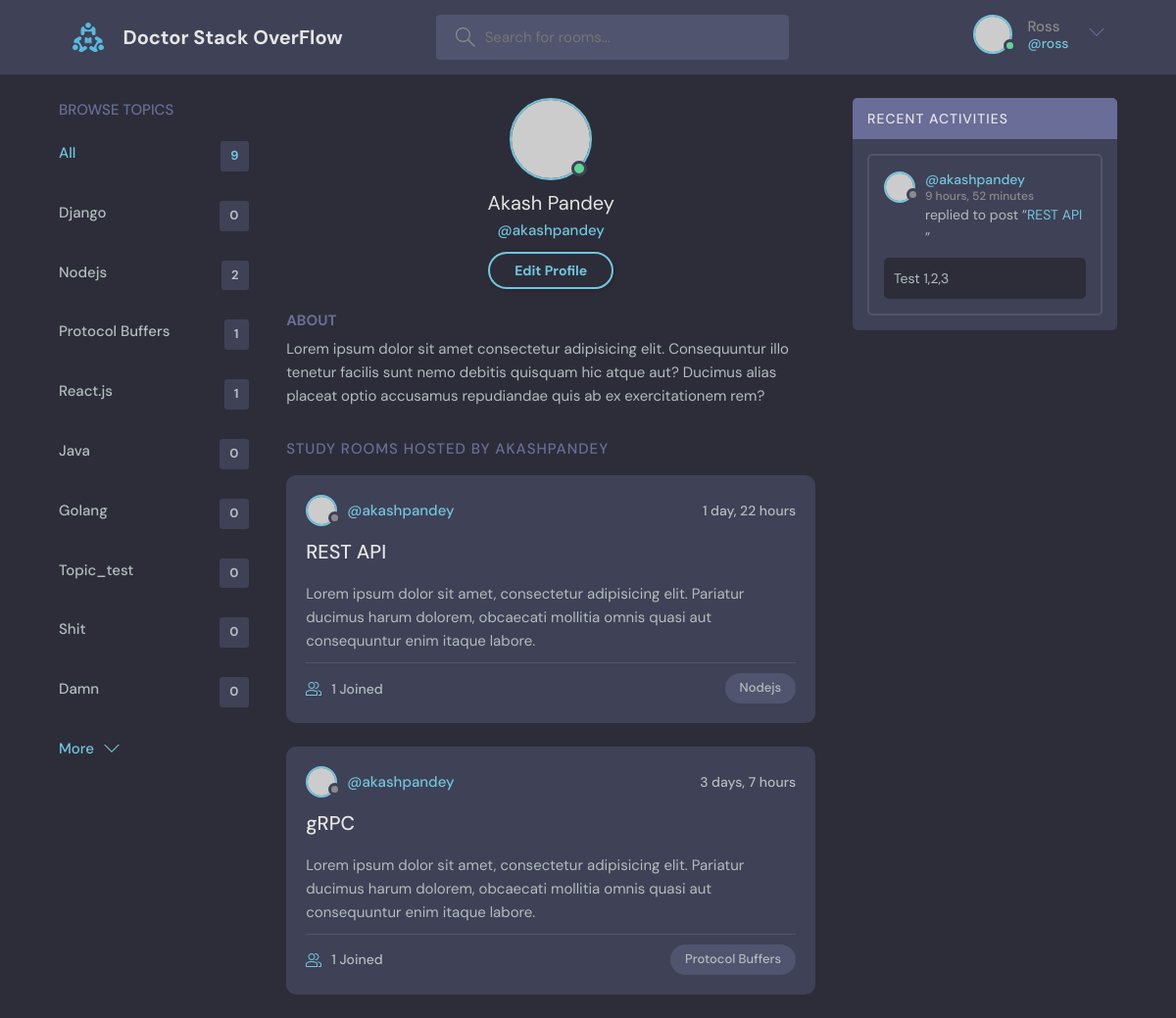
Page /profile/1 (signed in) on the committed database.
### base/models.py (models this page shows, shortened)
class Topic(models.Model):
    name = models.CharField(max_length=200)

class Room(models.Model):
    host = models.ForeignKey(User, on_delete=models.SET_NULL, null=True)
    topic = models.ForeignKey(Topic, on_delete=models.SET_NULL, null=True)
    name = models.CharField(max_length=200)
    description = models.TextField(null=True, blank=True)
    participants = models.ManyToManyField(
        User, related_name='participants', blank=True)
    updated_at = models.DateTimeField(auto_now=True)
    created_at = models.DateTimeField(auto_now_add=True)
    class Meta:
        ordering = ['-updated_at', '-created_at']
    def __str__(self):
        return self.name

class Message(models.Model):
    user = models.ForeignKey(User, on_delete=models.CASCADE)
    room = models.ForeignKey(Room, on_delete=models.CASCADE)
    body = models.TextField()
    updated_at = models.DateTimeField(auto_now=True)
    created_at = models.DateTimeField(auto_now_add=True)
    class Meta:
        ordering = ['-updated_at', '-created_at']
    def __str__(self):
        return self.body[0:50]

### base/views.py (the view)
# urls.py: path('profile/<pk>', views.userProfile, name='user-profile'),
def userProfile(request, pk):
    user = User.objects.get(id=pk)
    rooms = user.room_set.all()
    conversations = user.message_set.all()
    topics = Topic.objects.all()
    context = {'user': user, 'conversations': conversations,
               "rooms": rooms, 'topics': topics}
    return render(request, 'base/profile.html', context)

### base/templates/base/profile.html
{% extends 'main.html' %}
{%block content%}
<body>
  <main class="profile-page layout layout--3">
    <div class="container">
      {% include 'base/topics_component.html' %}
      <div class="roomList">
        <div class="profile">
          <div class="profile__avatar">
            <div class="avatar avatar--large active">
              <img src="https://randomuser.me/api/portraits/men/11.jpg" />
            </div>
          </div>
          <div class="profile__info">
            <h3>{{user.first_name}} {{user.last_name}}</h3>
            <p>@{{user.username}}</p>
            <a href="edit-user.html" class="btn btn--main btn--pill">Edit Profile</a>
          </div>
          <div class="profile__about">
            <h3>About</h3>
            <p>
              Lorem ipsum dolor sit amet consectetur adipisicing elit. Consequuntur illo tenetur
              facilis sunt nemo debitis quisquam hic atque aut? Ducimus alias placeat optio
              accusamus repudiandae quis ab ex exercitationem rem?
            </p>
          </div>
        </div>
        <div class="roomList__header">
          <div>
            <h2>Study Rooms Hosted by {{user}}</a>
            </h2>
          </div>
        </div>
        {% include 'base/feed_component.html'%}
      </div>
      {% include 'base/activity_component.html' %}
    </div>
  </main>
  {%endblock content%}

### templates/navbar.html (shortened to what this page needs)
{%load static %}
<header class="header header--loggedIn">
  <div class="container">
    <a href="{% url 'home' %}" class="header__logo">
      <img src="{% static 'images/logo.svg' %}" />
      <h1>Doctor Stack OverFlow</h1>
    </a>
    <form class="header__search" method="GET", action="{% url 'home' %}">
      <label>
        <input name = "q" placeholder="Search for rooms..." />
      </label>
    </form>
    <nav class="header__menu">
      {% if request.user.is_authenticated %}
      <div class="header__user">
        <a href="{% url 'user-profile' request.user.id %}">
          <div class="avatar avatar--medium active">
            <img src="https://randomuser.me/api/portraits/men/37.jpg" />
          </div>
          <p>{{request.user.first_name}} <span>@{{request.user.username}}</span></p>
        </a>
        <button class="dropdown-button">
          <svg version="1.1" xmlns="http://www.w3.org/2000/svg" width="32" height="32" viewBox="0 0 32 32">
            <title>chevron-down</title>
            <path d="M16 21l-13-13h-3l16 16 16-16h-3l-13 13z"></path>
          </svg>
        </button>
      </div>
      {%else %}
      <a href="{% url 'login' %}">
        <img src="{% static 'images/logo.svg' %}" />
        <p>Login</p>
      </a>
      {% endif %}
    </nav>
  </div>
</header>

### base/templates/base/topics_component.html
<div class="topics">
    <div class="topics__header">
      <h2>Browse Topics</h2>
    </div>
    <ul class="topics__list">
      <li>
        <a href="{%url 'home' %}" class="active">All <span>{{topics.count}}</span></a>
      </li>
      {% for topic in topics%}
      <li>
        <a href="{% url 'home' %}?q={{topic.name}}">{{topic.name}} <span>{{topic.room_set.all.count}}</span></a>
      </li>
      {% endfor %}
    </ul>
    <a class="btn btn--link" href="topics.html">
      More
      <svg version="1.1" xmlns="http://www.w3.org/2000/svg" width="32" height="32" viewBox="0 0 32 32">
        <title>chevron-down</title>
        <path d="M16 21l-13-13h-3l16 16 16-16h-3l-13 13z"></path>
      </svg>
    </a>
  </div>

### base/templates/base/feed_component.html (shortened to what this page needs)
{% for room in rooms%}
<div class="roomListRoom">
    <div class="roomListRoom__header">
      <a href="{% url 'user-profile' room.host.id %}" class="roomListRoom__author">
        <div class="avatar avatar--small">
          <img src="https://randomuser.me/api/portraits/women/11.jpg" />
        </div>
        <span>@{{room.host.username}}</span>
      </a>
      <div class="roomListRoom__actions">
        <span>{{room.created_at|timesince}}</span>
      </div>
    </div>
    <div class="roomListRoom__content">
      <a href="{%url 'room' room.id %}">{{room.name}}</a>
      <p>
        Lorem ipsum dolor sit amet, consectetur adipisicing elit. Pariatur ducimus harum dolorem, obcaecati
        mollitia omnis quasi aut consequuntur enim itaque labore.
      </p>
    </div>
    <div class="roomListRoom__meta">
      <a href="{%url 'room' room.id %}" class="roomListRoom__joined">
        {{room.participants.all.count}} Joined
      </a>
      <p class="roomListRoom__topic">{{room.topic.name}}</p>
    </div>
  </div>
{% endfor %}

### base/templates/base/activity_component.html (shortened to what this page needs)
            <div class="activities">
                <div class="activities__header">
                  <h2>Recent Activities</h2>
                </div>
                {% for c in conversations %}
                <div class="activities__box">
                  <div class="activities__boxHeader roomListRoom__header">
                    <a href="{%url 'user-profile' c.user.id%}" class="roomListRoom__author">
                      <div class="avatar avatar--small">
                        <img src="https://randomuser.me/api/portraits/women/11.jpg" />
                      </div>
                      <p>
                        @{{c.user}}
                        <span>{{c.created_at|timesince}}</span>
                      </p>
                    </a>
                  </div>
                  <div class="activities__boxContent">
                    <p>replied to post “<a href="{%url 'room' c.room.id %}">{{c.room}}</a>”</p>
                    <div class="activities__boxRoomContent">
                     {{c.body}}
                    </div>
                  </div>
                </div>
                {% endfor %}
              </div>

### rows in the picture
Topic: name "Django", room_set.all.count "0"
Topic: name "Nodejs", room_set.all.count "2"
Topic: name "Protocol Buffers", room_set.all.count "1"
Topic: name "React.js", room_set.all.count "1"
Topic: name "Java", room_set.all.count "0"
Topic: name "Golang", room_set.all.count "0"
Topic: name "Topic_test", room_set.all.count "0"
Topic: name "Shit", room_set.all.count "0"
Topic: name "Damn", room_set.all.count "0"
Room: host.username "akashpandey", created_at "1 day, 22 hours", name "REST API", participants.all.count "1", topic.name "Nodejs"
Room: host.username "akashpandey", created_at "3 days, 7 hours", name "gRPC", participants.all.count "1", topic.name "Protocol Buffers"
Message: user "akashpandey", created_at "9 hours, 52 minutes", room "REST API", body "Test 1,2,3"

### other values in the picture
{{ request.user.first_name }} "Ross"
{{ request.user.username }} "ross"
{{ topics.count }} "9"
{{ user.first_name }} "Akash"
{{ user.last_name }} "Pandey"
{{ user.username }} "akashpandey"
{{ user }} "AKASHPANDEY"
